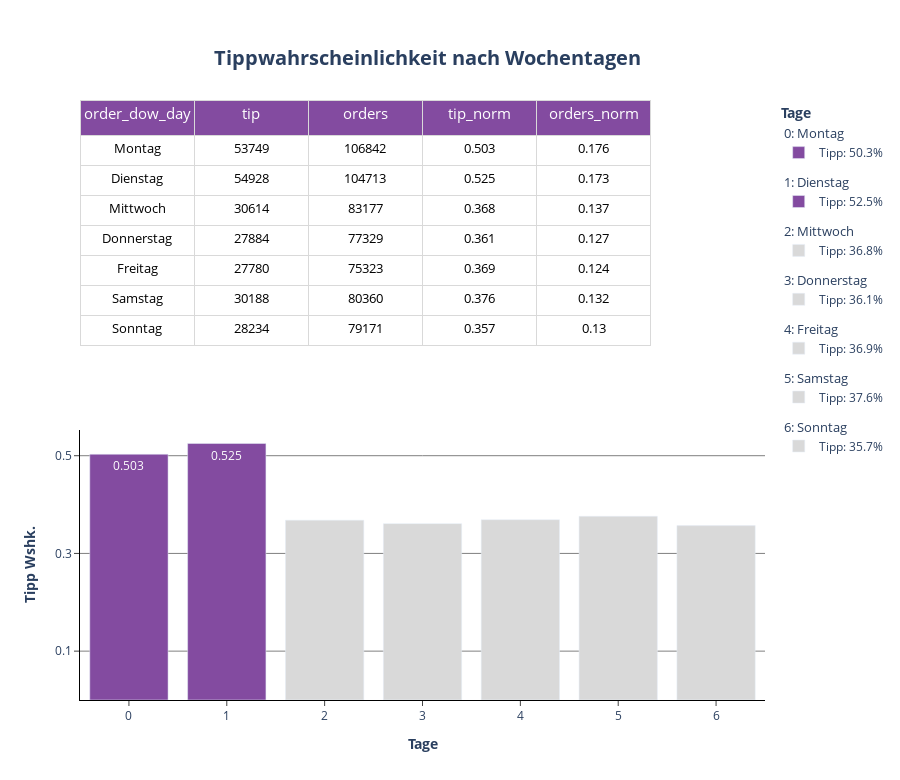

Notebook code cell kept with this figure:
### Markdown cell above
**Plotten der Tippwahrscheinlichkeit pro Wochentag**

### Code cell
# Plot P3: Order_dow

df_order_dow["tip_norm"] = df_order_dow.tip_norm.round(3)
df_order_dow["orders_norm"] = df_order_dow.orders_norm.round(3)

fig = make_subplots(cols= 1, rows=2, specs= [[dict(type= "table")], [dict(type= "bar")]], vertical_spacing= 0.1)

fig.add_trace(
  go.Table(
    columnorder= [1, 2, 3, 4, 5],
    columnwidth= [1, 1, 1, 1, 1],
    header=dict(
        values=list(df_order_dow.columns),
        fill_color= px.colors.sequential.Purpor[5],
        line_color= px.colors.sequential.Greys[2],
        font= dict(color= "white", size=15),
        height= 35
        ),
    cells=dict(
        values=df_order_dow.T.values,
        fill_color= "white",
        line_color= px.colors.sequential.Greys[2],
        font= dict(color= "black", size=13),
        align= "center",
        height= 30
        )
    ),
    col= 1,
    row= 1
)

for order_dow in df_order_dow.order_dow:

 if df_order_dow[df_order_dow.order_dow == order_dow].tip_norm.values >= 0.5:
  color = px.colors.sequential.Purpor[5]
  text= df_order_dow.loc[df_order_dow.order_dow == order_dow].tip_norm.values.round(3)

  fig.add_trace(
   go.Bar(
    x= df_order_dow.loc[df_order_dow.order_dow == order_dow].order_dow,
    y= df_order_dow.loc[df_order_dow.order_dow == order_dow].tip_norm,
    name= f"Tipp: {(df_order_dow.loc[df_order_dow.order_dow == order_dow].tip_norm.values[0] * 100).round(2)}%",
    showlegend= True,
    marker= dict(color= color),
    width= 0.8,
    text= text,
    base= 0,
    legendgroup= f"{order_dow}",
    legendgrouptitle_text = f"{order_dow}: {df_order_dow.loc[df_order_dow.order_dow == order_dow].order_dow_day.values[0]}",
    hovertemplate = f"<b>{df_order_dow.loc[df_order_dow.order_dow == order_dow].order_dow_day.values[0]}</b><br><br>" +
                "Tipp: %{y}<br>" +
                "<extra></extra>"
   ),
   col= 1,
   row= 2
  )

 else:
  color= px.colors.sequential.Greys[2]

  fig.add_trace(
   go.Bar(
    x= df_order_dow.loc[df_order_dow.order_dow == order_dow].order_dow,
    y= df_order_dow.loc[df_order_dow.order_dow == order_dow].tip_norm,
    name= f"Tipp: {(df_order_dow.loc[df_order_dow.order_dow == order_dow].tip_norm.values[0] * 100).round(2)}%",
    showlegend= True,
    marker= dict(color= color),
    width= 0.8,
    base= 0,
    legendgroup= f"{order_dow}",
    legendgrouptitle_text = f"{order_dow}: {df_order_dow.loc[df_order_dow.order_dow == order_dow].order_dow_day.values[0]}",
    hovertemplate = f"<b>{df_order_dow.loc[df_order_dow.order_dow == order_dow].order_dow_day.values[0]}</b><br><br>" +
                "Tipp: %{y}<br>" +
                "<extra></extra>"
   ),
   col= 1,
   row= 2
  )


fig.update_layout(title= dict(text= "<b>Tippwahrscheinlichkeit nach Wochentagen</b>", font_size= 20, xanchor= "center", yanchor= "top", y=0.935, x=0.475), legend_title_text = "<b>Tage</b>", height= 780)
fig.update_xaxes(title_text="<b>Tage</b>", ticks= "outside", col= 1, row= 2)
fig.update_yaxes(title_text="<b>Tipp Wshk.</b>", ticks= "outside", showgrid= True, gridcolor= "grey", col= 1, row= 2, tickvals= [0.1, 0.3, 0.5])
fig.update_layout(plot_bgcolor= "white", xaxis= dict(linecolor= "black"), yaxis= dict(linecolor= "black"))
fig.show()

### Figure 1 — Plotly figure (JSON) as saved in the notebook; plotly's stock layout.template omitted (floating-point values rounded to 4 significant figures)
{"data": [{"cells": {"align": "center", "fill": {"color": "white"}, "font": {"color": "black", "size": 13}, "height": 30, "line": {"color": "rgb(217,217,217)"}, "values": [[0, 1, 2, 3, 4, 5, 6], [53749, 54928, 30614, 27884, 27780, 30188, 28234], [106842, 104713, 83177, 77329, 75323, 80360, 79171], [0.503, 0.525, 0.368, 0.361, 0.369, 0.376, 0.357], [0.176, 0.173, 0.137, 0.127, 0.124, 0.132, 0.13], ["Montag", "Dienstag", "Mittwoch", "Donnerstag", "Freitag", "Samstag", "Sonntag"]]}, "columnorder": [1, 2, 3, 4, 5], "columnwidth": [1, 1, 1, 1, 1], "domain": {"x": [0, 1], "y": [0.55, 1]}, "header": {"fill": {"color": "rgb(131, 75, 160)"}, "font": {"color": "white", "size": 15}, "height": 35, "line": {"color": "rgb(217,217,217)"}, "values": ["order_dow", "tip", "orders", "tip_norm", "orders_norm", "order_dow_day"]}, "type": "table"}, {"base": 0, "hovertemplate": "<b>Montag</b><br><br>Tipp: %{y}<br><extra></extra>", "legendgroup": "0", "legendgrouptitle": {"text": "0: Montag"}, "marker": {"color": "rgb(131, 75, 160)"}, "name": "Tipp: 50.3%", "showlegend": true, "text": [0.503], "type": "bar", "width": 0.8, "x": [0], "xaxis": "x", "y": [0.503], "yaxis": "y"}, {"base": 0, "hovertemplate": "<b>Dienstag</b><br><br>Tipp: %{y}<br><extra></extra>", "legendgroup": "1", "legendgrouptitle": {"text": "1: Dienstag"}, "marker": {"color": "rgb(131, 75, 160)"}, "name": "Tipp: 52.5%", "showlegend": true, "text": [0.525], "type": "bar", "width": 0.8, "x": [1], "xaxis": "x", "y": [0.525], "yaxis": "y"}, {"base": 0, "hovertemplate": "<b>Mittwoch</b><br><br>Tipp: %{y}<br><extra></extra>", "legendgroup": "2", "legendgrouptitle": {"text": "2: Mittwoch"}, "marker": {"color": "rgb(217,217,217)"}, "name": "Tipp: 36.8%", "showlegend": true, "type": "bar", "width": 0.8, "x": [2], "xaxis": "x", "y": [0.368], "yaxis": "y"}, {"base": 0, "hovertemplate": "<b>Donnerstag</b><br><br>Tipp: %{y}<br><extra></extra>", "legendgroup": "3", "legendgrouptitle": {"text": "3: Donnerstag"}, "marker": {"color": "rgb(217,217,217)"}, "name": "Tipp: 36.1%", "showlegend": true, "type": "bar", "width": 0.8, "x": [3], "xaxis": "x", "y": [0.361], "yaxis": "y"}, {"base": 0, "hovertemplate": "<b>Freitag</b><br><br>Tipp: %{y}<br><extra></extra>", "legendgroup": "4", "legendgrouptitle": {"text": "4: Freitag"}, "marker": {"color": "rgb(217,217,217)"}, "name": "Tipp: 36.9%", "showlegend": true, "type": "bar", "width": 0.8, "x": [4], "xaxis": "x", "y": [0.369], "yaxis": "y"}, {"base": 0, "hovertemplate": "<b>Samstag</b><br><br>Tipp: %{y}<br><extra></extra>", "legendgroup": "5", "legendgrouptitle": {"text": "5: Samstag"}, "marker": {"color": "rgb(217,217,217)"}, "name": "Tipp: 37.6%", "showlegend": true, "type": "bar", "width": 0.8, "x": [5], "xaxis": "x", "y": [0.376], "yaxis": "y"}, {"base": 0, "hovertemplate": "<b>Sonntag</b><br><br>Tipp: %{y}<br><extra></extra>", "legendgroup": "6", "legendgrouptitle": {"text": "6: Sonntag"}, "marker": {"color": "rgb(217,217,217)"}, "name": "Tipp: 35.7%", "showlegend": true, "type": "bar", "width": 0.8, "x": [6], "xaxis": "x", "y": [0.357], "yaxis": "y"}], "layout": {"height": 780, "legend": {"title": {"text": "<b>Tage</b>"}}, "plot_bgcolor": "white", "title": {"font": {"size": 20}, "text": "<b>Tippwahrscheinlichkeit nach Wochentagen</b>", "x": 0.475, "xanchor": "center", "y": 0.935, "yanchor": "top"}, "xaxis": {"anchor": "y", "domain": [0, 1], "linecolor": "black", "ticks": "outside", "title": {"text": "<b>Tage</b>"}}, "yaxis": {"anchor": "x", "domain": [0, 0.45], "gridcolor": "grey", "linecolor": "black", "showgrid": true, "ticks": "outside", "tickvals": [0.1, 0.3, 0.5], "title": {"text": "<b>Tipp Wshk.</b>"}}}}
